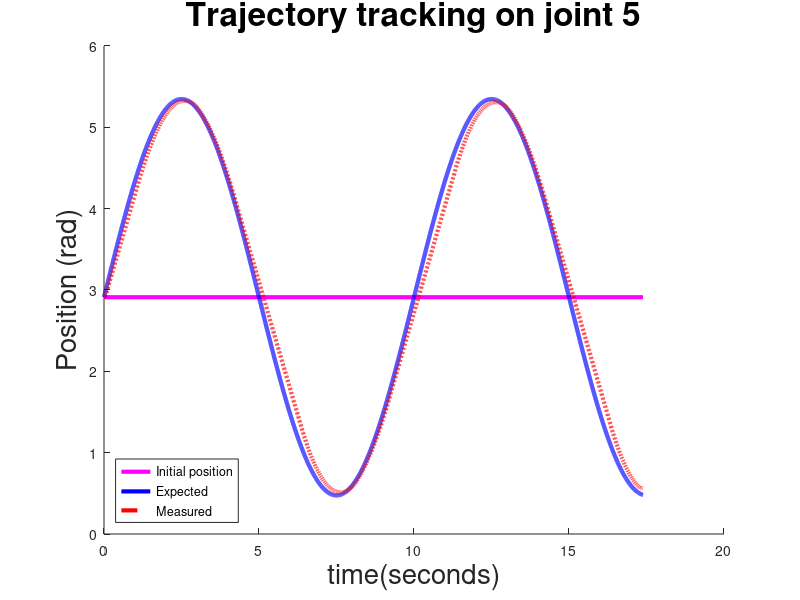

Write MATLAB code to recreate this figure.
%graphics_toolkit ("gnuplot");

figure;

data = dlmread("manipulator_joint5.txt", ",");
t1 = 8700;
a = size(data(:, 2));
setPoint = 2.9106;

hold all;
% Add a horizontal line for the Temperature at steady state
line('XData', [data(a(1, 1), 3) 0], 'YData', [setPoint setPoint], 'LineStyle', '-', ...
    'LineWidth', 1, 'Color','m');

t = title('Trajectory tracking on joint 5');
set(t, 'FontSize', 24);
xl = xlabel ('time(seconds)'); 
set(xl, 'FontSize', 20);
yl = ylabel ('Position (rad)');
set(yl, 'FontSize', 20);

plot(data(:, 3), data(:, 1), 'Color', 'b');
plot(data(:, 3), data(:, 2), '--', 'Color', 'r');

%plot(data(:, 2), data(:, 1), '--', 'Color', 'r');
set(findall(gca, 'Type', 'Line'),'LineWidth',3)
legend('Initial position', 'Expected', 'Measured', 'Location', 'southwest');

print -dpng joint5_trajectory.png;
